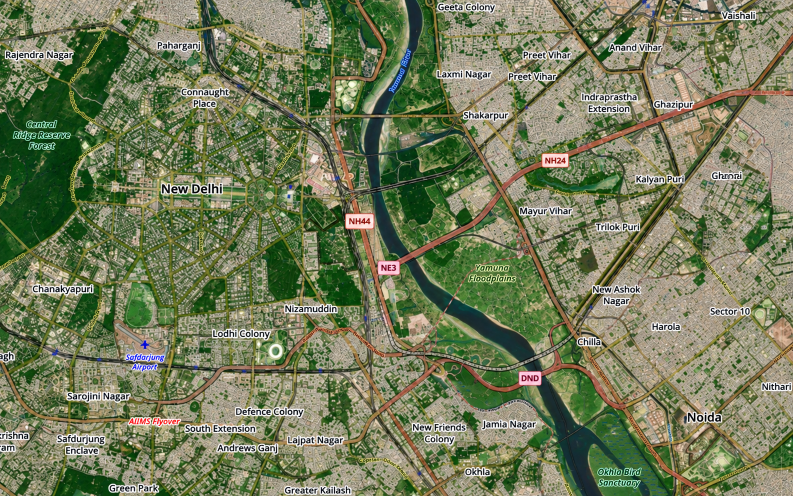
#> input picture frontend/src/assets/01_raw_imagery.png, 1586 x 992 px (shown at 1/2 size)
$ python -i change_detection_service.py   (imports and definitions only)
#> lines starting #> are read from the running program, lines starting #| are printed output that depends on the picture
#> further down, picture is the input picture: shape (992, 1586, 3); mean B, G, R 90.7, 124.6, 115.7
import cv2
import numpy as np


# ==========================================
# Preprocess Image
# ==========================================

def preprocess_image(image):
    """
    Satellite image ko analysis ke liye prepare karta hai.

    Steps:
    1. Grayscale conversion
    2. Noise reduction
    3. Normalization
    """

    # Color image ko grayscale mein convert karo
    if len(image.shape) == 3:
        image = cv2.cvtColor(
            image,
            cv2.COLOR_BGR2GRAY
        )
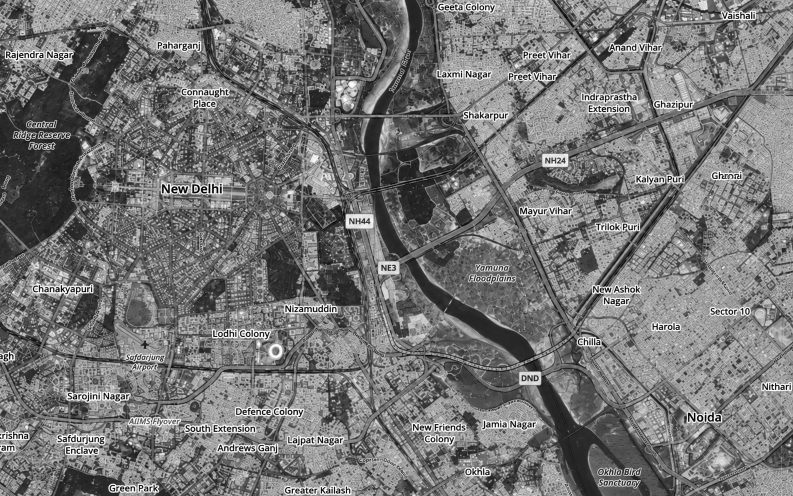
#> image: shape (992, 1586) (shown at 1/2 size); min 0, max 255, mean 118.1

    # Small noise remove karo
    image = cv2.GaussianBlur(
        image,
        (5, 5),
        0
    )

    # Pixel values 0-255 mein normalize karo
    image = cv2.normalize(
        image,
        None,
        0,
        255,
        cv2.NORM_MINMAX
    )

    return image


# ==========================================
# Image Alignment
# ==========================================

# [170 lines left out: functions align_images, detect_changes, classify_change, not called in this run]

>>> import cv2
>>> picture = cv2.imread('../../frontend/src/assets/01_raw_imagery.png')
>>> result = preprocess_image(picture)

$ run again, on frontend/src/assets/01_urban_growth.png
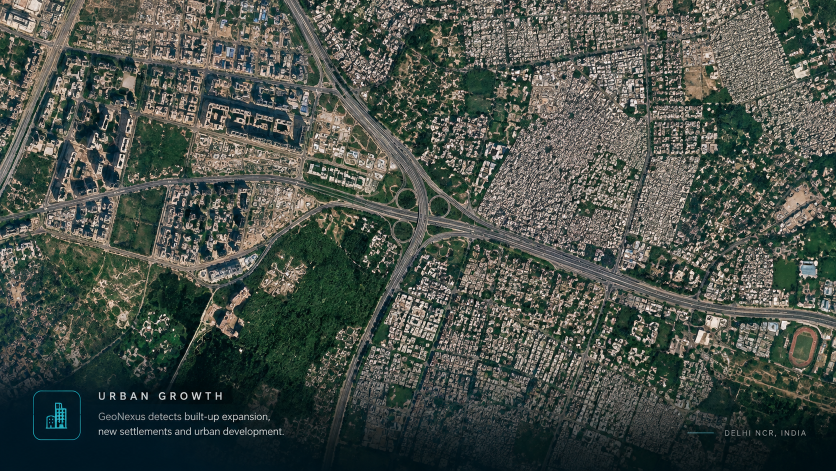
#> input picture frontend/src/assets/01_urban_growth.png, 1672 x 941 px (shown at 1/2 size)
#> picture is the input picture: shape (941, 1672, 3); mean B, G, R 73, 80.2, 72.9
#> in preprocess_image, `image = cv2.cvtColor( image, cv2.COLOR_BGR2GRAY )`:
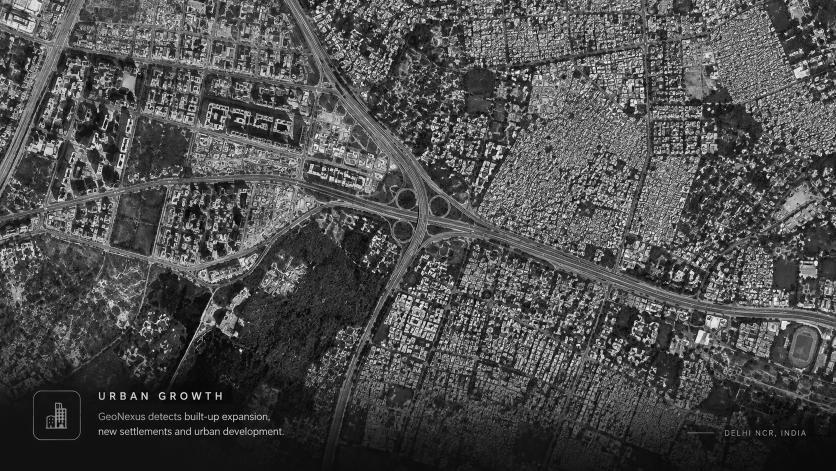
#> image: shape (941, 1672) (shown at 1/2 size); min 0, max 255, mean 77.2

$ run again, on frontend/src/assets/02_analyze_ndvi.png
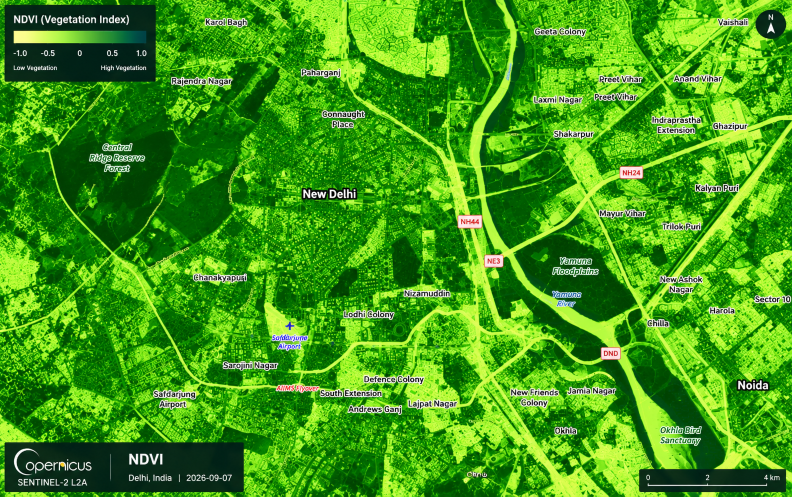
#> input picture frontend/src/assets/02_analyze_ndvi.png, 1584 x 993 px (shown at 1/2 size)
#> picture is the input picture: shape (993, 1584, 3); mean B, G, R 22.3, 154, 63.9
#> in preprocess_image, `image = cv2.cvtColor( image, cv2.COLOR_BGR2GRAY )`:
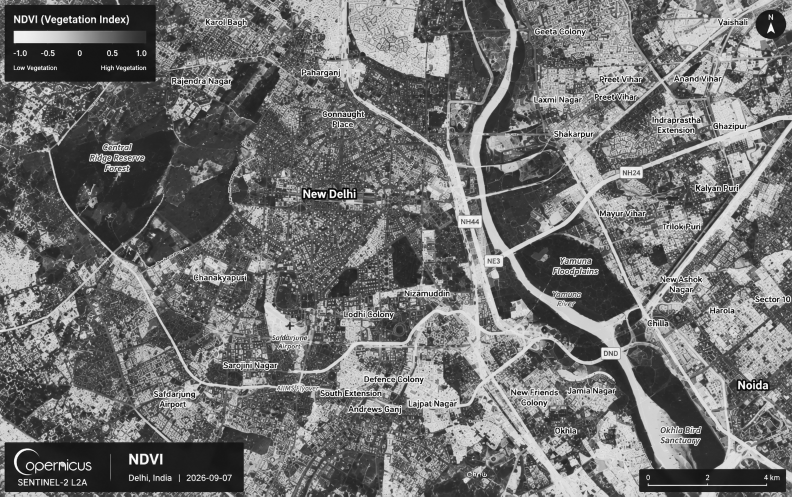
#> image: shape (993, 1584) (shown at 1/2 size); min 0, max 255, mean 112.1

$ run again, on frontend/src/assets/02_infrastructure.png
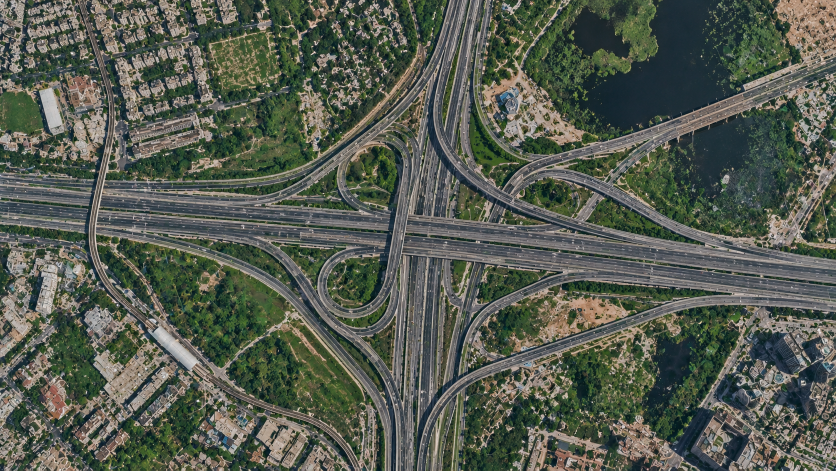
#> input picture frontend/src/assets/02_infrastructure.png, 1672 x 941 px (shown at 1/2 size)
#> picture is the input picture: shape (941, 1672, 3); mean B, G, R 79.9, 91.3, 85
#> in preprocess_image, `image = cv2.cvtColor( image, cv2.COLOR_BGR2GRAY )`:
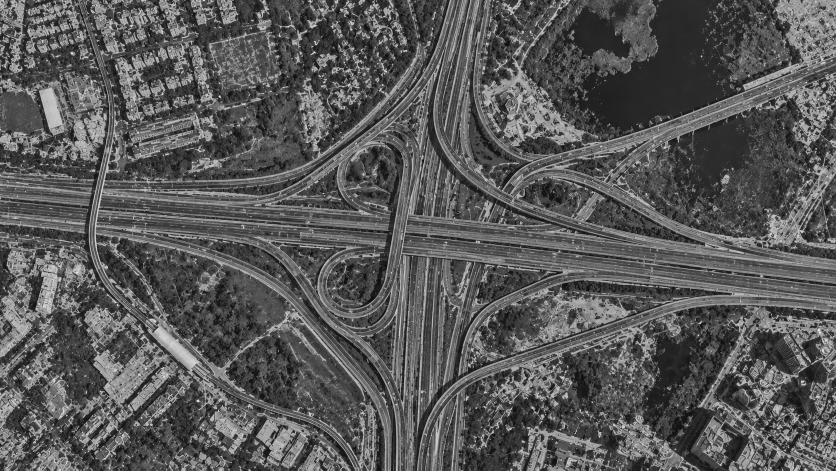
#> image: shape (941, 1672) (shown at 1/2 size); min 3, max 255, mean 88.1
